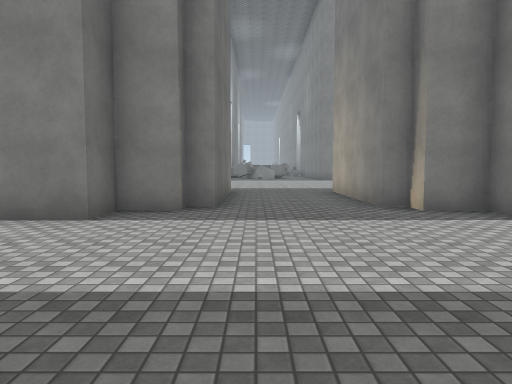
[1] (above)

12 first-person views from a walk through a Unity game level. The camera is 1.4 m above the floor, tilts 4° down and sees 70° across. The floor is counted in squares, 2 m on a side. Each view is taken from the middle of a square. On the plan, view 1 faces up. The plan holds only what a view shows up to about 11 squares ahead; the rest is blank. The place goes on beyond the plan. The player is left out. Surface patterns are stand-ins for the level's own textures.

[2]
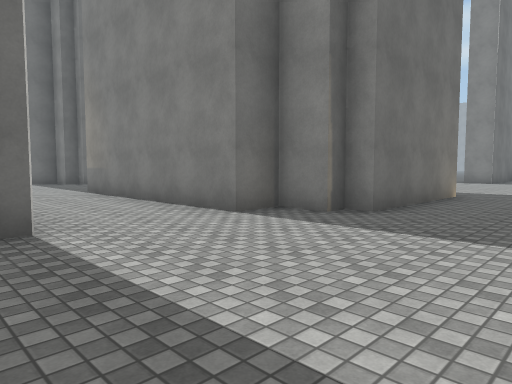

[3]
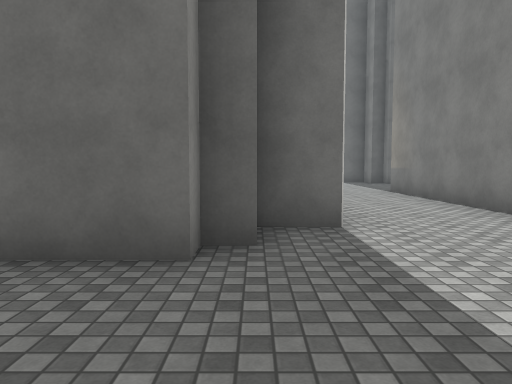

[4]
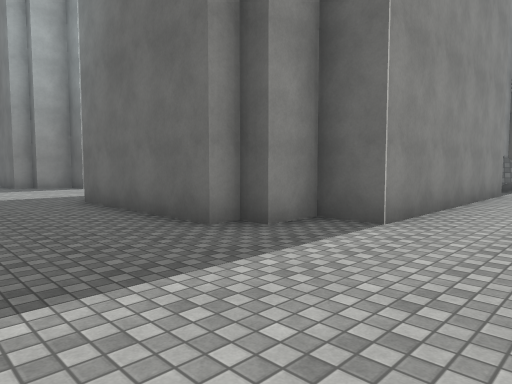

[5]
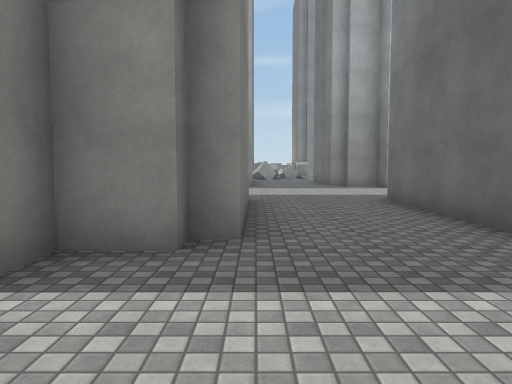

[6]
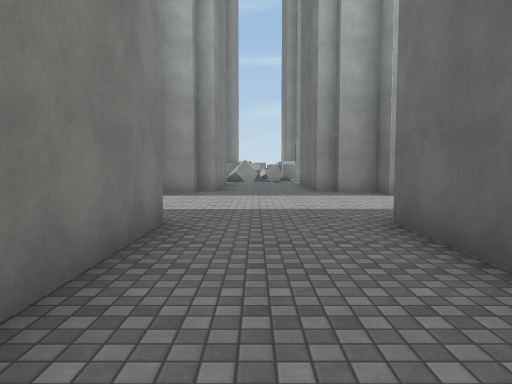

[7]
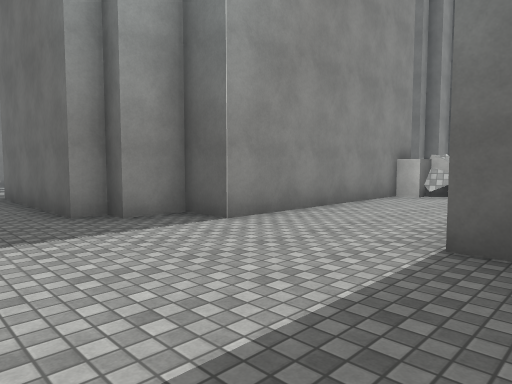

[8]
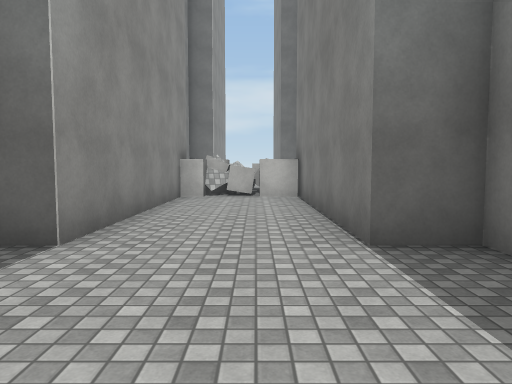

[9]
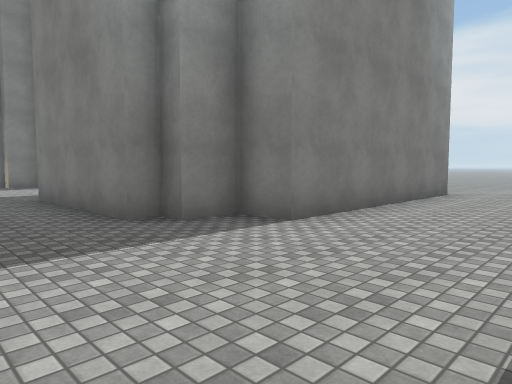

[10]
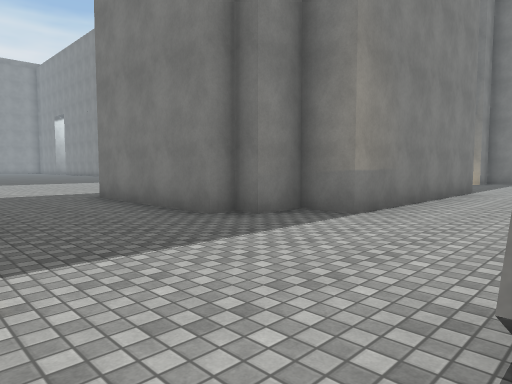

[11]
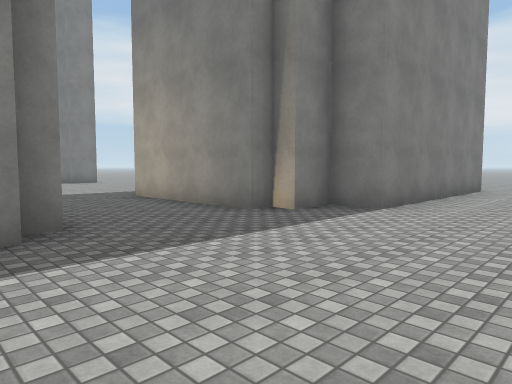

[12]
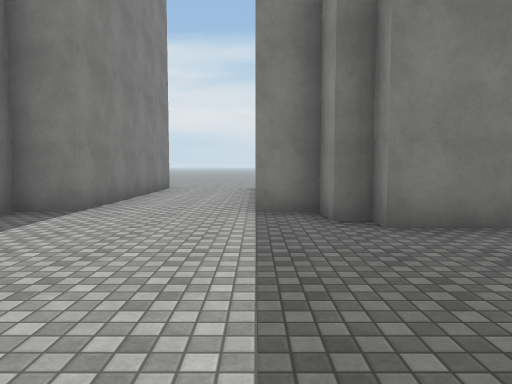

### Floor plan
Key: @ floor where view 1 was taken; . floor; O other object.
Columns run from 13 left of view 1 to 12 right of it. Each row starts with its distance up from view 1.
 14   ..
 13   ...       ....
 12   ...       ....
 11   ...       ....
 10  ...O       O..O
  9  ...O       O..O
  8  ...O       O..O
  7  ...O       O..O
  6  ...OO     O....OO
  5 .....OOOOOO......OOOOOO.
  4 ........................
  3 .......................
  2 ..OO.OOOOOO......O
  1    O       O....OO
  0             O@.OO
 -1             O..O
 -2             O..O
 -3             O..OO
 -4            O....OO
 -5       OOOOO......OOOOOO...
 -6     OO....................
 -7     OO................
 -8       OOOOO......
 -9            O....O
-10             O..O
-11             O.
-12             O.
-13             O

Positions as (right, up) in squares from view 1, and headings:
1: (0, 0), facing up
2: (2, 1), facing up-left
3: (2, 1), facing left
4: (2, 4), facing down-left
5: (2, 4), facing down
6: (1, 1), facing down
7: (1, -4), facing down-left
8: (1, -6), facing left
9: (0, -8), facing up-right
10: (-13, 2), facing up-right
11: (-2, 2), facing up-right
12: (-2, 2), facing right
